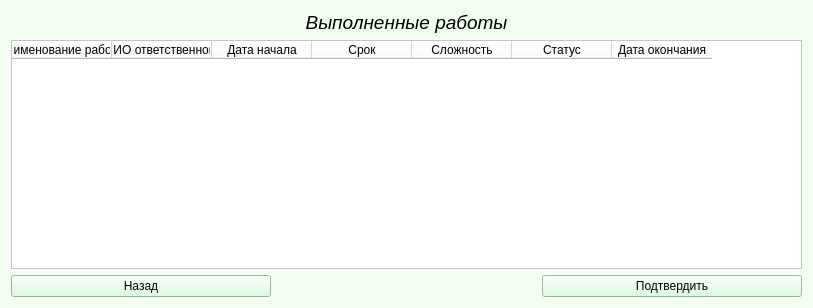
<?xml version="1.0" encoding="UTF-8"?>
<ui version="4.0">
 <class>ReadyWorks</class>
 <widget class="QWidget" name="ReadyWorks">
  <property name="geometry">
   <rect>
    <x>0</x>
    <y>0</y>
    <width>813</width>
    <height>308</height>
   </rect>
  </property>
  <property name="windowTitle">
   <string>Form</string>
  </property>
  <property name="styleSheet">
   <string notr="true">background-color: rgb(242, 255, 240);</string>
  </property>
  <layout class="QVBoxLayout" name="verticalLayout">
   <item>
    <layout class="QGridLayout" name="gridLayout">
     <item row="1" column="0" colspan="3">
      <widget class="QTableWidget" name="tableWidget">
       <property name="styleSheet">
        <string notr="true">background-color: rgb(255, 255, 255);</string>
       </property>
       <column>
        <property name="text">
         <string>Наименование работы</string>
        </property>
       </column>
       <column>
        <property name="text">
         <string>ФИО ответственного</string>
        </property>
       </column>
       <column>
        <property name="text">
         <string>Дата начала</string>
        </property>
       </column>
       <column>
        <property name="text">
         <string>Срок</string>
        </property>
       </column>
       <column>
        <property name="text">
         <string>Сложность</string>
        </property>
       </column>
       <column>
        <property name="text">
         <string>Статус</string>
        </property>
       </column>
       <column>
        <property name="text">
         <string>Дата окончания</string>
        </property>
       </column>
      </widget>
     </item>
     <item row="0" column="0" colspan="3">
      <widget class="QLabel" name="label">
       <property name="font">
        <font>
         <pointsize>14</pointsize>
         <italic>true</italic>
        </font>
       </property>
       <property name="text">
        <string>Выполненные работы</string>
       </property>
       <property name="alignment">
        <set>Qt::AlignCenter</set>
       </property>
      </widget>
     </item>
     <item row="2" column="2">
      <widget class="QPushButton" name="confirmButton">
       <property name="styleSheet">
        <string notr="true">background-color: rgb(210, 255, 215);</string>
       </property>
       <property name="text">
        <string>Подтвердить</string>
       </property>
      </widget>
     </item>
     <item row="2" column="0">
      <widget class="QPushButton" name="backButton">
       <property name="styleSheet">
        <string notr="true">background-color: rgb(210, 255, 215);</string>
       </property>
       <property name="text">
        <string>Назад</string>
       </property>
      </widget>
     </item>
    </layout>
   </item>
  </layout>
 </widget>
 <resources/>
 <connections/>
</ui>
